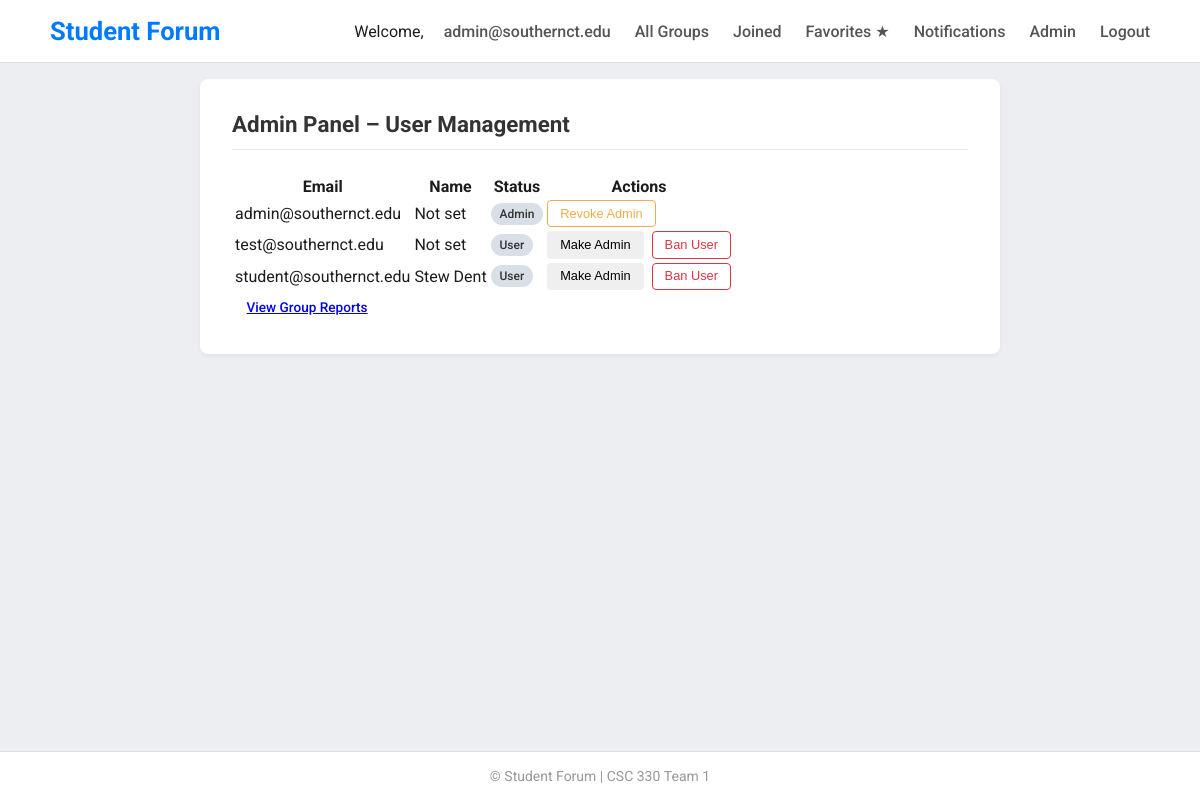
The app's page /admin/users (signed in) with its own data.
### app/models.py (models this page shows)
class User(UserMixin, db.Model):
    id = db.Column(db.Integer, primary_key=True)
    email = db.Column(db.String(120), unique=True, nullable=False) #username not required use email
    password = db.Column(db.String(128), nullable=False)
    name = db.Column(db.String(100))
    major = db.Column(db.String(100))
    is_admin = db.Column(db.Boolean, default=False)
    is_verified = db.Column(db.Boolean, default=False)
    owned_groups = db.relationship('StudyGroup', backref='owner', foreign_keys='StudyGroup.op_id')
    posts = db.relationship('Post', backref='author', foreign_keys='Post.user_id')
    joined_groups   = db.relationship("StudyGroup", secondary=group_members,
                                      backref=db.backref("members", lazy="dynamic"))
    favorite_groups = db.relationship("StudyGroup", secondary=favorite_groups,
                                      backref=db.backref("fans",    lazy="dynamic"))

### app/admin.py (the view)
@admin_bp.route("/users")
def users():
    users = User.query.all()
    return render_template("admin.html", users=users)

### app/__init__.py (called while the page is built)
def create_app():
    app = Flask(__name__)
    app.config.from_object(Config)
    db.init_app(app)
    login_manager.init_app(app)
    csrf.init_app(app)
    @app.context_processor
    def inject_csrf_token():
        return dict(csrf_token=generate_csrf)
    from . import routes
    app.register_blueprint(routes.bp)
    from . import admin
    app.register_blueprint(admin.admin_bp)
    @app.context_processor
    def notification_count():
        from flask_login import current_user
        if current_user.is_authenticated:
            from .models import Notification
            count = Notification.query.filter_by(user_id=current_user.id, is_read=False).count()
            return {'notification_count': count}
        return {'notification_count': 0}
    with app.app_context():
        db.create_all()
    return app

### app/admin.py (called while the page is built)
@admin_bp.before_request
def check_admin():
    if not current_user.is_authenticated or not current_user.is_admin:
        flash("You don't have permission to access the admin panel.", "danger")
        return redirect(url_for("main.index"))

### app/models.py (called while the page is built)
@login_manager.user_loader
def load_user(user_id):
    return User.query.get(int(user_id))

### app/templates/admin.html (shortened to what this page needs)
{% extends 'base.html' %}
{% block content %}
<div class="section-card">
  <div class="section-header">
    <h2 class="section-title">Admin Panel – User Management</h2>
  </div>
  <div class="table-responsive">
    <table class="table-custom">
      <thead>
        <tr>
          <th>Email</th>
          <th>Name</th>
          <th>Status</th>
          <th>Actions</th>
        </tr>
      </thead>
      <tbody>
        {% for user in users %}
        <tr>
          <td>{{ user.email }}</td>
          <td>{{ user.name or "Not set" }}</td>
          <td>
            {% if user.is_admin %}
              <span class="badge bg-secondary">Admin</span>
            {% else %}
              <span class="badge bg-secondary">User</span>
            {% endif %}
          </td>
          <td class="d-flex gap-2">
            <form action="{{ url_for('admin.toggle_admin', uid=user.id) }}"
                  method="post">
              <button type="submit"
                      class="btn btn-sm {% if user.is_admin %}btn-outline-warning{% else %}btn-outline-primary{% endif %}">
                {% if user.is_admin %}Revoke Admin{% else %}Make Admin{% endif %}
              </button>
            </form>
            {% if current_user.id != user.id %}
            <form action="{{ url_for('admin.ban_user', uid=user.id) }}"
                  method="post">
              <button type="submit"
                      class="btn btn-sm btn-outline-danger"
                      onclick="return confirm('Ban this user? This will delete their account.');">
                Ban User
              </button>
            </form>
            {% endif %}
          </td>
        </tr>
        {% endfor %}
      </tbody>
    </table>
  </div>
  <a href="{{ url_for('admin.group_reports') }}"
     class="btn btn-secondary mt-4">
    View Group Reports
  </a>
</div>
{% endblock %}

### app/templates/base.html (shortened to what this page needs)
<!DOCTYPE html>
<html lang="en">
  <head>
    <link
      rel="stylesheet"
      href="{{ url_for('static', filename='css/style.css') }}"
    />
  </head>
  <body>
    <nav>
      <div class="nav-container">
        <a href="{{ url_for('main.home') }}" class="nav-brand">Student Forum</a>
        <div class="nav-links">
          {% if current_user.is_authenticated %}
          <span class="welcome">
            Welcome,<a href="{{ url_for('main.view_profile') }}"
              >{{ current_user.email }}</a
            >
          </span>
          <a href="{{ url_for('main.browse_listings') }}">All&nbsp;Groups</a>
          <a href="{{ url_for('main.joined_groups') }}">Joined</a>
          <a href="{{ url_for('main.favorite_groups') }}">Favorites&nbsp;★</a>
          <a href="{{ url_for('main.view_notifications') }}">
            Notifications
          </a>
          {% if current_user.is_admin %}
          <a href="{{ url_for('admin.index') }}">Admin</a>
          {% endif %}
          <a href="{{ url_for('main.logout') }}">Logout</a>
          {% else %}
          <a href="{{ url_for('main.index') }}">Home</a>
          <a href="{{ url_for('main.login') }}">Login</a>
          <a href="{{ url_for('main.register') }}">Register</a>
          {% endif %}
        </div>
      </div>
    </nav>
    <div class="container">
       {% block content %}{% endblock %}
    </div>
    <footer>&copy; {{ current_year }} Student Forum | CSC 330 Team 1</footer>
  </body>
</html>

### app/static/css/style.css (style rules this page uses)
body { font-family: 'Roboto', sans-serif; background-color: #eceef1; color: #1c1c1c; margin: 0; display: flex; flex-direction: column; min-height: 100vh; }
nav { background-color: #fff; padding: 1rem 2rem; border-bottom: 1px solid #e0e0e0; }
.nav-container { display: flex; justify-content: space-between; align-items: center; max-width: 1100px; margin: auto; }
.nav-brand { font-size: 1.6rem; font-weight: 700; color: #007bff; text-decoration: none; }
.nav-links a { margin-left: 1.25rem; text-decoration: none; font-weight: 500; font-size: 1rem; color: #555; transition: color 0.2s; }
.container { flex: 1; max-width: 900px; margin: auto; padding: 1rem; }
.badge { display: inline-block; padding: 0.25rem 0.55rem; font-size: 0.75rem; font-weight: 500; border-radius: 999px; }
.bg-secondary { background-color: #d9dfe6; color: #333; }
.btn { display: inline-block; padding: 0.4rem 0.85rem; font-size: 0.85rem; font-weight: 500; line-height: 1.1; border: 1px solid transparent; border-radius: 4px; cursor: pointer; transition: background-color 0.15s ease, color 0.15s ease, border 0.15s ease; }
.btn-outline-danger { background-color: transparent; color: #dc3545; border-color: #dc3545; }
.btn-outline-warning { background-color: transparent; color: #f0ad4e; border-color: #f0ad4e; }
.d-flex { display: flex; }
.gap-2 { gap: 0.5rem; }
footer { text-align: center; padding: 1rem; font-size: 0.875rem; color: #999; border-top: 1px solid #e0e0e0; background-color: #fff; }
.btn-sm { padding: 0.35rem 0.75rem; font-size: 0.8rem; }
.section-card { width: 100%; box-sizing: border-box; min-width: 800px; background-color: #fff; border-radius: 8px; padding: 2rem; margin: 0 auto 2rem; box-shadow: 0 2px 4px rgba(0,0,0,0.05); }
.section-header { display: flex; justify-content: space-between; align-items: center; margin-bottom: 1.5rem; border-bottom: 1px solid #eaeaea; padding-bottom: 0.75rem; }
.section-title { color: #333; font-size: 1.4rem; margin: 0; }

### records on screen
User: email "admin@southernct.edu", name "Not set", is_admin "Admin"
User: email "test@southernct.edu", name "Not set", is_admin "User"
User: email "student@southernct.edu", name "Stew Dent", is_admin "User"
